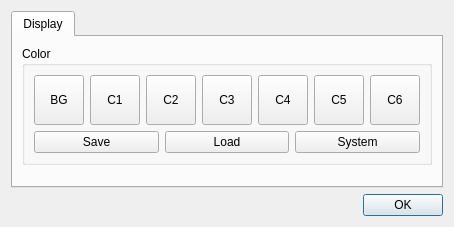
<?xml version="1.0" encoding="UTF-8"?>
<ui version="4.0">
 <class>SettingsDialog</class>
 <widget class="QDialog" name="SettingsDialog">
  <property name="geometry">
   <rect>
    <x>0</x>
    <y>0</y>
    <width>452</width>
    <height>227</height>
   </rect>
  </property>
  <property name="windowTitle">
   <string>Settings</string>
  </property>
  <layout class="QVBoxLayout" name="verticalLayout">
   <item>
    <widget class="QTabWidget" name="tabWidget">
     <property name="currentIndex">
      <number>0</number>
     </property>
     <widget class="QWidget" name="tab">
      <attribute name="title">
       <string>Display</string>
      </attribute>
      <layout class="QVBoxLayout" name="verticalLayout_2">
       <item>
        <widget class="QGroupBox" name="groupBox">
         <property name="title">
          <string>Color</string>
         </property>
         <layout class="QGridLayout" name="gridLayout">
          <item row="0" column="0">
           <widget class="QToolButton" name="colorBG">
            <property name="minimumSize">
             <size>
              <width>50</width>
              <height>50</height>
             </size>
            </property>
            <property name="text">
             <string>BG</string>
            </property>
           </widget>
          </item>
          <item row="0" column="1">
           <widget class="QToolButton" name="colorC1">
            <property name="minimumSize">
             <size>
              <width>50</width>
              <height>50</height>
             </size>
            </property>
            <property name="text">
             <string>C1</string>
            </property>
           </widget>
          </item>
          <item row="0" column="3">
           <widget class="QToolButton" name="colorC3">
            <property name="minimumSize">
             <size>
              <width>50</width>
              <height>50</height>
             </size>
            </property>
            <property name="text">
             <string>C3</string>
            </property>
           </widget>
          </item>
          <item row="0" column="2">
           <widget class="QToolButton" name="colorC2">
            <property name="minimumSize">
             <size>
              <width>50</width>
              <height>50</height>
             </size>
            </property>
            <property name="text">
             <string>C2</string>
            </property>
           </widget>
          </item>
          <item row="0" column="4">
           <widget class="QToolButton" name="colorC4">
            <property name="minimumSize">
             <size>
              <width>50</width>
              <height>50</height>
             </size>
            </property>
            <property name="text">
             <string>C4</string>
            </property>
           </widget>
          </item>
          <item row="0" column="5">
           <widget class="QToolButton" name="colorC5">
            <property name="minimumSize">
             <size>
              <width>50</width>
              <height>50</height>
             </size>
            </property>
            <property name="text">
             <string>C5</string>
            </property>
           </widget>
          </item>
          <item row="0" column="6">
           <widget class="QToolButton" name="colorC6">
            <property name="minimumSize">
             <size>
              <width>50</width>
              <height>50</height>
             </size>
            </property>
            <property name="text">
             <string>C6</string>
            </property>
           </widget>
          </item>
          <item row="2" column="0" colspan="7">
           <layout class="QHBoxLayout" name="horizontalLayout">
            <item>
             <widget class="QPushButton" name="saveUserColor">
              <property name="text">
               <string>Save</string>
              </property>
             </widget>
            </item>
            <item>
             <widget class="QPushButton" name="loadUserColor">
              <property name="text">
               <string>Load</string>
              </property>
             </widget>
            </item>
            <item>
             <widget class="QPushButton" name="loadSystemColor">
              <property name="text">
               <string>System</string>
              </property>
             </widget>
            </item>
           </layout>
          </item>
         </layout>
        </widget>
       </item>
       <item>
        <spacer name="verticalSpacer">
         <property name="orientation">
          <enum>Qt::Vertical</enum>
         </property>
         <property name="sizeHint" stdset="0">
          <size>
           <width>20</width>
           <height>40</height>
          </size>
         </property>
        </spacer>
       </item>
      </layout>
     </widget>
    </widget>
   </item>
   <item>
    <widget class="QDialogButtonBox" name="buttonBox">
     <property name="orientation">
      <enum>Qt::Horizontal</enum>
     </property>
     <property name="standardButtons">
      <set>QDialogButtonBox::Ok</set>
     </property>
    </widget>
   </item>
  </layout>
 </widget>
 <resources/>
 <connections>
  <connection>
   <sender>buttonBox</sender>
   <signal>accepted()</signal>
   <receiver>SettingsDialog</receiver>
   <slot>accept()</slot>
   <hints>
    <hint type="sourcelabel">
     <x>248</x>
     <y>254</y>
    </hint>
    <hint type="destinationlabel">
     <x>157</x>
     <y>274</y>
    </hint>
   </hints>
  </connection>
  <connection>
   <sender>buttonBox</sender>
   <signal>rejected()</signal>
   <receiver>SettingsDialog</receiver>
   <slot>reject()</slot>
   <hints>
    <hint type="sourcelabel">
     <x>316</x>
     <y>260</y>
    </hint>
    <hint type="destinationlabel">
     <x>286</x>
     <y>274</y>
    </hint>
   </hints>
  </connection>
 </connections>
</ui>
